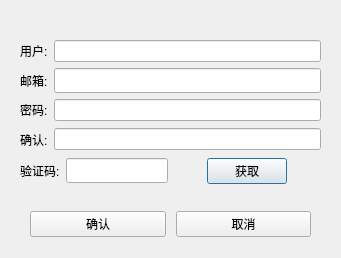
<?xml version="1.0" encoding="UTF-8"?>
<ui version="4.0">
 <class>RegisterDialog</class>
 <widget class="QDialog" name="RegisterDialog">
  <property name="geometry">
   <rect>
    <x>0</x>
    <y>0</y>
    <width>341</width>
    <height>258</height>
   </rect>
  </property>
  <property name="windowTitle">
   <string>Dialog</string>
  </property>
  <layout class="QVBoxLayout" name="verticalLayout_2">
   <item>
    <layout class="QVBoxLayout" name="verticalLayout">
     <item>
      <widget class="QStackedWidget" name="stackedWidget">
       <property name="currentIndex">
        <number>0</number>
       </property>
       <widget class="QWidget" name="page">
        <layout class="QVBoxLayout" name="verticalLayout_3">
         <item>
          <spacer name="verticalSpacer_3">
           <property name="orientation">
            <enum>Qt::Orientation::Vertical</enum>
           </property>
           <property name="sizeHint" stdset="0">
            <size>
             <width>20</width>
             <height>40</height>
            </size>
           </property>
          </spacer>
         </item>
         <item>
          <layout class="QHBoxLayout" name="horizontalLayout">
           <item>
            <widget class="QLabel" name="user_label">
             <property name="maximumSize">
              <size>
               <width>16777215</width>
               <height>25</height>
              </size>
             </property>
             <property name="text">
              <string>用户:</string>
             </property>
            </widget>
           </item>
           <item>
            <widget class="QLineEdit" name="user_edit">
             <property name="maximumSize">
              <size>
               <width>16777215</width>
               <height>25</height>
              </size>
             </property>
            </widget>
           </item>
          </layout>
         </item>
         <item>
          <layout class="QHBoxLayout" name="horizontalLayout_2">
           <item>
            <widget class="QLabel" name="email_label">
             <property name="minimumSize">
              <size>
               <width>0</width>
               <height>25</height>
              </size>
             </property>
             <property name="maximumSize">
              <size>
               <width>16777215</width>
               <height>25</height>
              </size>
             </property>
             <property name="text">
              <string>邮箱:</string>
             </property>
            </widget>
           </item>
           <item>
            <widget class="QLineEdit" name="email_edit">
             <property name="minimumSize">
              <size>
               <width>0</width>
               <height>25</height>
              </size>
             </property>
            </widget>
           </item>
          </layout>
         </item>
         <item>
          <layout class="QHBoxLayout" name="horizontalLayout_3">
           <item>
            <widget class="QLabel" name="passwd_label">
             <property name="maximumSize">
              <size>
               <width>16777215</width>
               <height>25</height>
              </size>
             </property>
             <property name="text">
              <string>密码:</string>
             </property>
            </widget>
           </item>
           <item>
            <widget class="QLineEdit" name="passwd_edit">
             <property name="maximumSize">
              <size>
               <width>16777215</width>
               <height>25</height>
              </size>
             </property>
            </widget>
           </item>
          </layout>
         </item>
         <item>
          <layout class="QHBoxLayout" name="horizontalLayout_5">
           <item>
            <widget class="QLabel" name="recognise_label">
             <property name="minimumSize">
              <size>
               <width>0</width>
               <height>25</height>
              </size>
             </property>
             <property name="maximumSize">
              <size>
               <width>16777215</width>
               <height>25</height>
              </size>
             </property>
             <property name="text">
              <string>确认:</string>
             </property>
            </widget>
           </item>
           <item>
            <widget class="QLineEdit" name="recognise_edit"/>
           </item>
          </layout>
         </item>
         <item>
          <layout class="QHBoxLayout" name="horizontalLayout_6">
           <item>
            <widget class="QLabel" name="varify_label">
             <property name="minimumSize">
              <size>
               <width>0</width>
               <height>25</height>
              </size>
             </property>
             <property name="maximumSize">
              <size>
               <width>16777215</width>
               <height>25</height>
              </size>
             </property>
             <property name="text">
              <string>验证码:</string>
             </property>
            </widget>
           </item>
           <item>
            <widget class="QLineEdit" name="varify_edit">
             <property name="maximumSize">
              <size>
               <width>16777215</width>
               <height>25</height>
              </size>
             </property>
            </widget>
           </item>
           <item>
            <spacer name="horizontalSpacer">
             <property name="orientation">
              <enum>Qt::Orientation::Horizontal</enum>
             </property>
             <property name="sizeHint" stdset="0">
              <size>
               <width>40</width>
               <height>20</height>
              </size>
             </property>
            </spacer>
           </item>
           <item>
            <widget class="QPushButton" name="get_btn">
             <property name="text">
              <string>获取</string>
             </property>
            </widget>
           </item>
           <item>
            <spacer name="horizontalSpacer_2">
             <property name="orientation">
              <enum>Qt::Orientation::Horizontal</enum>
             </property>
             <property name="sizeHint" stdset="0">
              <size>
               <width>40</width>
               <height>20</height>
              </size>
             </property>
            </spacer>
           </item>
          </layout>
         </item>
         <item>
          <spacer name="verticalSpacer">
           <property name="orientation">
            <enum>Qt::Orientation::Vertical</enum>
           </property>
           <property name="sizeHint" stdset="0">
            <size>
             <width>20</width>
             <height>40</height>
            </size>
           </property>
          </spacer>
         </item>
         <item>
          <layout class="QHBoxLayout" name="horizontalLayout_8">
           <property name="spacing">
            <number>10</number>
           </property>
           <property name="leftMargin">
            <number>10</number>
           </property>
           <property name="rightMargin">
            <number>10</number>
           </property>
           <item>
            <widget class="QPushButton" name="confirm_btn">
             <property name="text">
              <string>确认</string>
             </property>
            </widget>
           </item>
           <item>
            <widget class="QPushButton" name="cancel_btn">
             <property name="text">
              <string>取消</string>
             </property>
            </widget>
           </item>
          </layout>
         </item>
        </layout>
       </widget>
       <widget class="QWidget" name="page_2"/>
      </widget>
     </item>
    </layout>
   </item>
   <item>
    <spacer name="verticalSpacer_2">
     <property name="orientation">
      <enum>Qt::Orientation::Vertical</enum>
     </property>
     <property name="sizeHint" stdset="0">
      <size>
       <width>20</width>
       <height>40</height>
      </size>
     </property>
    </spacer>
   </item>
  </layout>
 </widget>
 <resources/>
 <connections/>
</ui>
